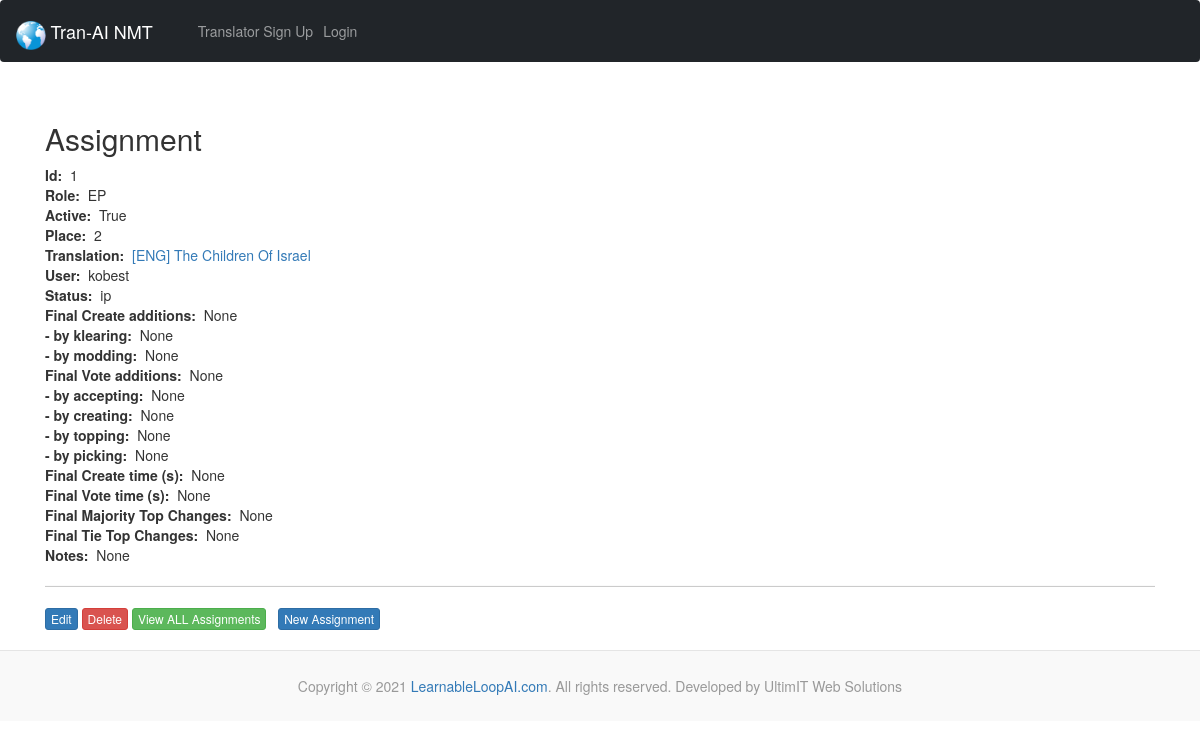
Before: /assignments/1/ with the older database file.
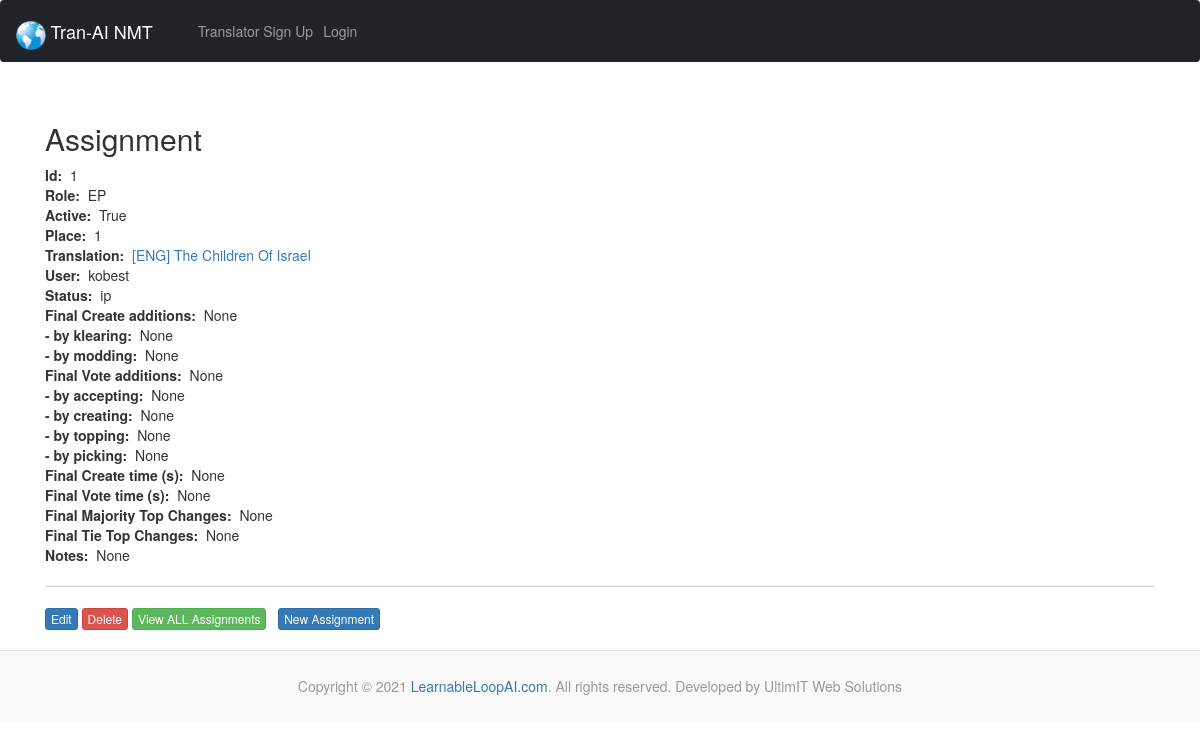
After: the same page with the newer database file.
### todproof/models.py (models this page shows)
class Assignment(models.Model):
  class Role(models.TextChoices):
    EP = 'EP', _('English Provider (EP)')
    EE = 'EE', _('English Editor (EE)')
    NT = 'NT', _('No Translator (NT)')
    MT = 'MT', _('Machine Translator (MT)')
    HT = 'HT', _('Human Translator (HT)')
    TE = 'TE', _('Translation Editor (TE)')
    SE = 'SE', _('Scripture Editor (SE)')
    PE = 'PE', _('Poetry Editor (PE)')
    CE = 'CE', _('Chief Editor (CE)')
    LA = 'LA', _('Language Administrator (LA)')
  class Status(models.TextChoices):
    ip = 'ip', _('In Process (ip)')
    cd = 'cd', _('Completed (cd)')
    te = 'te', _('TE editing (te)')
    ce = 'ce', _('CE editing (ce)')
    qe = 'qe', _('QE editing (qe)')
    pg = 'pg', _('Publishing (pg)')
    pd = 'pd', _('Published (pd)')
    pr = 'pr', _('Pruned (pr)')
  translation = models.ForeignKey(Translation, blank=False, null=False, on_delete=models.DO_NOTHING, related_name='assignments')
  user = models.ForeignKey(settings.AUTH_USER_MODEL, blank=False, null=False, on_delete=models.DO_NOTHING, related_name='assignments') #for accounts app
  role = models.CharField('Role', max_length=2, validators=[MinLengthValidator(2), MaxLengthValidator(2)], choices=Role.choices, default=Role.TE, blank=False, null=False,)
  active = models.BooleanField('Active', default=False)
  place = models.IntegerField('Place', default=1, validators=[MinValueValidator(1)], blank=False, null=False,)
  context = models.IntegerField('Context', default=0, validators=[MinValueValidator(0), MinValueValidator(10)], blank=False, null=False,)
  ci = models.BooleanField('Content imported', default=False)
  status = models.CharField('Status', max_length=2, validators=[MinLengthValidator(2), MaxLengthValidator(2)], choices=Status.choices, default=Status.ip, blank=False, null=False,)
  ccs = models.IntegerField('Final Create additions', blank=True, null=True,)
  ccs_k = models.IntegerField('- by klearing', blank=True, null=True,)
  ccs_m = models.IntegerField('- by modding', blank=True, null=True,)
  vcs = models.IntegerField('Final Vote additions', blank=True, null=True,)
  vcs_a = models.IntegerField('- by accepting', blank=True, null=True,)
  vcs_c = models.IntegerField('- by creating', blank=True, null=True,)
  vcs_t = models.IntegerField('- by topping', blank=True, null=True,)
  vcs_p = models.IntegerField('- by picking', blank=True, null=True,)
  ct = models.IntegerField('Final Create time (s)', blank=True, null=True,)
  vt = models.IntegerField('Final Vote time (s)', blank=True, null=True,)
  majtes = models.IntegerField('Final Majority Top Changes', blank=True, null=True,)
  tietes = models.IntegerField('Final Tie Top Changes', blank=True, null=True,)
  notes = models.CharField('Notes', max_length=200, blank=True, null=True,)
  def __str__(self):
    return f"[{self.translation.lan} {self.translation.blkc}.{self.translation.subc}.{self.translation.senc}.{self.translation.xcrip}] {self.translation.message.descriptor} {self.translation.message.title} ({self.translation.version}) ({self.role}) {self.user.username} {self.place}"

class Translation(models.Model):
  class Transcription(models.TextChoices):
    ANDES = 'A', _('Andes')
    MAMALIS = 'M', _('Mamalis')
  lan = models.CharField('Language', max_length=3)
  tran_title = models.CharField('Translated title', max_length=70)
  descrip = models.TextField('Description', blank=True, null=True, max_length=500)
  blkc = models.IntegerField('Block count')
  subc = models.IntegerField('Sub-block count')
  senc = models.IntegerField('Sentence count')
  xcrip = models.CharField('Transcription', max_length=1, choices=Transcription.choices, default=Transcription.ANDES, blank=False,)
  li = models.BooleanField('Lookup imported (eng) / translate contributions randomized (oth)')
  pubdate = models.DateField('Publication date', default=datetime.date.today)
  version = models.CharField('Version', max_length=20)
  message = models.ForeignKey(Message, blank=True, null=True, on_delete=models.CASCADE, related_name='translations')
  eng_tran = models.ForeignKey('self', blank=True, null=True, on_delete=models.CASCADE,)
  def __str__(self):
    return self.tran_title

### accounts/models.py (models this page shows)
class CustomUser(AbstractBaseUser, PermissionsMixin):
    email = models.EmailField(_('email address'), unique=True)
    username = models.CharField(_('username'), max_length=6, default='')
    admin = models.BooleanField(default=False)
    is_staff = models.BooleanField(default=False)
    is_active = models.BooleanField(default=True)
    created_at = models.DateTimeField(default=timezone.now)
    cur_assign = models.ForeignKey(Assignment, blank=True, null=True, on_delete=models.CASCADE)
    USERNAME_FIELD = 'email'
    REQUIRED_FIELDS = []
    objects = CustomUserManager()
    def __str__(self):
        return self.username

### todproof/views.py (the view)
# urls.py: path('assignments/<assignment_id>/', views.show_assignment, name='show-assignment'),
def show_assignment(request, assignment_id):
  assignment = Assignment.objects.get(pk=assignment_id)
  return render(request, 'todproof/show_assignment.html', {'assignment': assignment})

### todproof/templates/todproof/show_assignment.html (shortened to what this page needs)
{% extends 'todproof/base.html' %}
{% block content %}
  <h2>Assignment</h2>
  <strong>Id:</strong>&nbsp;&nbsp;{{ assignment.id }}<br>
  <strong>Role:</strong>&nbsp;&nbsp;{{ assignment.role }}<br>
  <strong>Active:</strong>&nbsp;&nbsp;{{ assignment.active }}<br>
  <strong>Place:</strong>&nbsp;&nbsp;{{ assignment.place }}<br>
  <strong>Translation:</strong>&nbsp;&nbsp;<a href="{% url 'show-translation' assignment.translation.message.id assignment.translation.id %}">{{ assignment.translation }}</a><br>
  <strong>User:</strong>&nbsp;&nbsp;{{ assignment.user }}<br>
  <strong>Status:</strong>&nbsp;&nbsp;{{ assignment.status }}<br>
  <strong>Final Create additions:</strong>&nbsp;&nbsp;{{ assignment.ccs }}<br>
  <strong>- by klearing:</strong>&nbsp;&nbsp;{{ assignment.ccs_k }}<br>
  <strong>- by modding:</strong>&nbsp;&nbsp;{{ assignment.ccs_m }}<br>
  <strong>Final Vote additions:</strong>&nbsp;&nbsp;{{ assignment.vcs }}<br>
  <strong>- by accepting:</strong>&nbsp;&nbsp;{{ assignment.vcs_a }}<br>
  <strong>- by creating:</strong>&nbsp;&nbsp;{{ assignment.vcs_c }}<br>
  <strong>- by topping:</strong>&nbsp;&nbsp;{{ assignment.vcs_t }}<br>
  <strong>- by picking:</strong>&nbsp;&nbsp;{{ assignment.vcs_p }}<br>
  <strong>Final Create time (s):</strong>&nbsp;&nbsp;{{ assignment.ct }}<br>
  <strong>Final Vote time (s):</strong>&nbsp;&nbsp;{{ assignment.vt }}<br>
  <strong>Final Majority Top Changes:</strong>&nbsp;&nbsp;{{ assignment.majtes }}<br>
  <strong>Final Tie Top Changes:</strong>&nbsp;&nbsp;{{ assignment.tietes }}<br>
  <strong>Notes:</strong>&nbsp;&nbsp;{{ assignment.notes }}<br>
  <hr>
  <a class="btn btn-xs btn-primary" href="{% url 'update-assignment' assignment.id %}">Edit</a>
  <a class="btn btn-xs btn-danger" href="{% url 'delete-assignment' assignment.id %}">Delete</a>
  <a class="btn btn-xs btn-success" href="{% url 'index-assignments' %}">View ALL Assignments</a>
  <a class="btn btn-xs btn-primary" href="{% url 'create-assignment' %}">New Assignment</a>
{% endblock %}

Changed rows visible on the page:
changed Assignment "EP": place "2" → "1"
